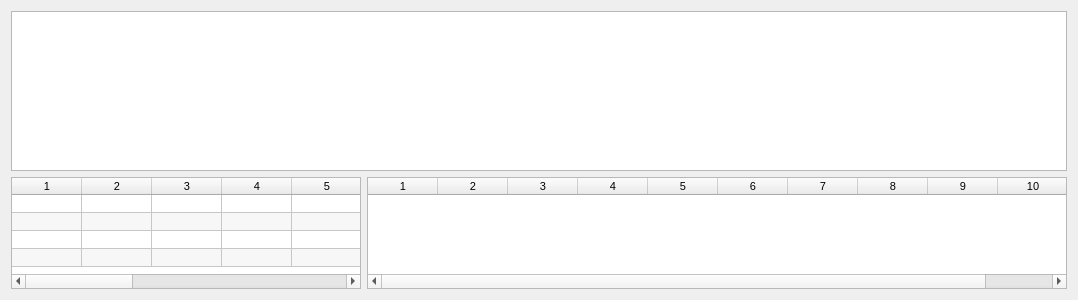
<?xml version="1.0" encoding="UTF-8"?>
<ui version="4.0">
 <class>GraphicsWidget</class>
 <widget class="QWidget" name="GraphicsWidget">
  <property name="geometry">
   <rect>
    <x>0</x>
    <y>0</y>
    <width>1074</width>
    <height>300</height>
   </rect>
  </property>
  <property name="windowTitle">
   <string>Form</string>
  </property>
  <layout class="QGridLayout" name="gridLayout">
   <item row="1" column="0" colspan="2">
    <widget class="GraphicsView" name="graphicsView"/>
   </item>
   <item row="2" column="0">
    <widget class="QTableWidget" name="anchorTable">
     <property name="sizePolicy">
      <sizepolicy hsizetype="Minimum" vsizetype="Minimum">
       <horstretch>0</horstretch>
       <verstretch>0</verstretch>
      </sizepolicy>
     </property>
     <property name="minimumSize">
      <size>
       <width>0</width>
       <height>112</height>
      </size>
     </property>
     <property name="maximumSize">
      <size>
       <width>350</width>
       <height>16777215</height>
      </size>
     </property>
     <property name="font">
      <font>
       <pointsize>8</pointsize>
      </font>
     </property>
     <property name="sizeAdjustPolicy">
      <enum>QAbstractScrollArea::AdjustToContents</enum>
     </property>
     <property name="alternatingRowColors">
      <bool>true</bool>
     </property>
     <property name="rowCount">
      <number>4</number>
     </property>
     <property name="columnCount">
      <number>12</number>
     </property>
     <attribute name="horizontalHeaderMinimumSectionSize">
      <number>70</number>
     </attribute>
     <attribute name="horizontalHeaderDefaultSectionSize">
      <number>70</number>
     </attribute>
     <attribute name="horizontalHeaderStretchLastSection">
      <bool>false</bool>
     </attribute>
     <attribute name="verticalHeaderVisible">
      <bool>false</bool>
     </attribute>
     <attribute name="verticalHeaderMinimumSectionSize">
      <number>18</number>
     </attribute>
     <attribute name="verticalHeaderDefaultSectionSize">
      <number>18</number>
     </attribute>
     <attribute name="verticalHeaderHighlightSections">
      <bool>true</bool>
     </attribute>
     <row/>
     <row/>
     <row/>
     <row/>
     <column/>
     <column/>
     <column/>
     <column/>
     <column/>
     <column/>
     <column/>
     <column/>
     <column/>
     <column/>
     <column/>
     <column/>
    </widget>
   </item>
   <item row="2" column="1">
    <widget class="QTableWidget" name="tagTable">
     <property name="sizePolicy">
      <sizepolicy hsizetype="Minimum" vsizetype="Minimum">
       <horstretch>0</horstretch>
       <verstretch>0</verstretch>
      </sizepolicy>
     </property>
     <property name="minimumSize">
      <size>
       <width>0</width>
       <height>71</height>
      </size>
     </property>
     <property name="maximumSize">
      <size>
       <width>700</width>
       <height>16777215</height>
      </size>
     </property>
     <property name="font">
      <font>
       <pointsize>8</pointsize>
      </font>
     </property>
     <property name="sizeAdjustPolicy">
      <enum>QAbstractScrollArea::AdjustToContents</enum>
     </property>
     <property name="alternatingRowColors">
      <bool>true</bool>
     </property>
     <property name="rowCount">
      <number>0</number>
     </property>
     <property name="columnCount">
      <number>10</number>
     </property>
     <attribute name="horizontalHeaderMinimumSectionSize">
      <number>70</number>
     </attribute>
     <attribute name="horizontalHeaderDefaultSectionSize">
      <number>70</number>
     </attribute>
     <attribute name="horizontalHeaderStretchLastSection">
      <bool>false</bool>
     </attribute>
     <attribute name="verticalHeaderMinimumSectionSize">
      <number>18</number>
     </attribute>
     <attribute name="verticalHeaderDefaultSectionSize">
      <number>18</number>
     </attribute>
     <column/>
     <column/>
     <column/>
     <column/>
     <column/>
     <column/>
     <column/>
     <column/>
     <column/>
     <column/>
    </widget>
   </item>
  </layout>
 </widget>
 <customwidgets>
  <customwidget>
   <class>GraphicsView</class>
   <extends>QGraphicsView</extends>
   <header>GraphicsView.h</header>
  </customwidget>
 </customwidgets>
 <resources/>
 <connections/>
</ui>
